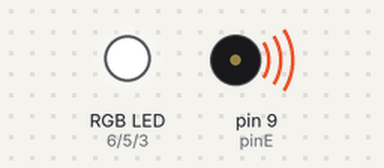
Recording of a sketch running on a simulated Arduino Uno, built with avr-gcc and run on an emulated ATmega328P. On the bench: an RGB LED mixed from three pins (HIGH = lit), buzzer (waves = sounding).

Above: at 0.1 s.
At 11.8 s:
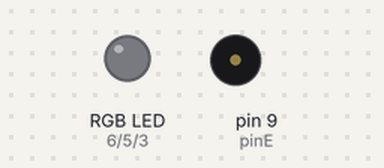
At 22.6 s:
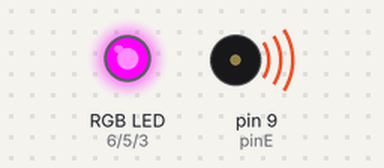
At 34.0 s:
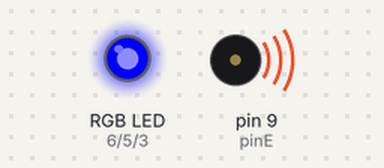
At 36.1 s:
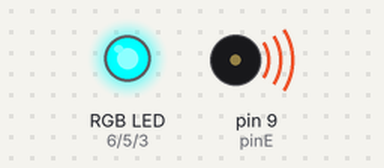
At 37.9 s:
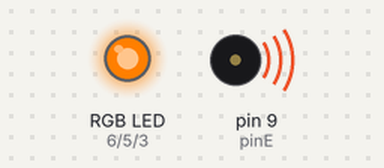
Timing chart, 0 to 40.0 s (numbered marks = the images above):
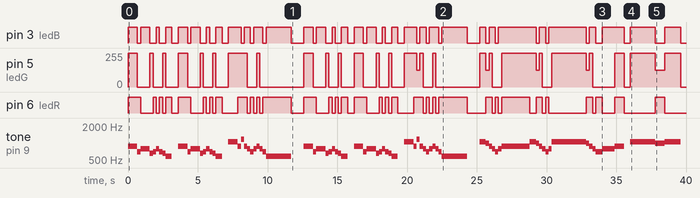

Measured:
- by itself, pin 3 (ledB): LOW → HIGH at 0.00 s, → LOW 0.68 s later, → HIGH 0.23 s later, → LOW 0.68 s later, … (66 changes in this stretch)
- by itself, pin 6 (ledR): LOW → HIGH at 0.00 s, → LOW 0.90 s later, → HIGH 0.90 s later, → LOW 0.23 s later, … (66 changes in this stretch)
- by itself, pin 5 (ledG): 0/255 → 255/255 at 0.00 s, → 0/255 0.68 s later, → 255/255 0.90 s later, → 0/255 0.23 s later, … (52 changes in this stretch)
- by itself, tone on pin 9 (pinE): plays 880 Hz for 0.68 s, 698 Hz for 0.23 s, 783 Hz for 0.68 s, 659 Hz for 0.23 s, 698 Hz for 0.23 s, 783 Hz for 0.23 s … (81 notes in this stretch)

The sketch:

Buzzer_Ben10.ino
```cpp
// octava 4
int do4 = 523;
int doS4 = 554;
int re4 = 587;
int reS4 = 622;
int mi4 = 659;
int fa4 = 698;
int faS4 = 739;
int sol4 = 783;
int solS4 = 830;
int la4 = 880;
int laS4 = 932;
int si4 = 987;
// octava 5
int do5 = 1046;
int doS5 = 1108;
int re5 = 1174;
int reS5 = 1244;
int mi5 = 1318;
int fa5 = 1396;
int faS5 = 1479;
int sol5 = 1567;
int solS5 = 1661;
int la5 = 1760;
int laS5 = 1864;
int si5 = 1975;

//tiempos ( son a consideracion del artista )
double redonda = 1800;
double blanca = redonda / 2; // la mitad de la redonda
double negra = redonda / 4; // la cuarta parte de la redonda
double corchea = redonda / 8; // la octava parte de la redonda
double semicorchea = redonda / 16; // tambien llamada doble corchea y es la dieciseisava parte de una redonda
double fusa = redonda / 32; // tambien llamada triple corchea y es la treintaidosava parte de una redonda
double semifusa = redonda / 64; //  tambien llamada cuadruple corchea y es la sesentaicuatroava parte de una redonda

//Led RGB
int ledR = 6;
int ledG = 5;
int ledB = 3;
//Buzzer
int pinE = 9;

void setup() {
  pinMode(pinE,OUTPUT);
  Serial.begin(9600);
  pinMode(pinE, OUTPUT);
  pinMode(ledR, OUTPUT);
  pinMode(ledG, OUTPUT);
  pinMode(ledB, OUTPUT);

}

void enciedeLedRGB(int rojo,int verde, int azul){

  analogWrite(ledR, rojo);
  analogWrite(ledG, verde);
  analogWrite(ledB, azul);

}

void loop() {

  color(1);
  tone(pinE, la4, negra); delay(negra);
  tone(pinE, la4, corchea); delay(corchea);
  color(2);
  tone(pinE, fa4, corchea); delay(corchea);
  color(3);
  tone(pinE, sol4, corchea); delay(corchea);
  tone(pinE, sol4, corchea); delay(corchea);
  tone(pinE, sol4, corchea); delay(corchea);
  color(4);
  tone(pinE, mi4, corchea); delay(corchea);
  color(2);
  tone(pinE, fa4, corchea); delay(corchea);
  color(3);
  tone(pinE, sol4, corchea); delay(corchea);
  color(2);
  tone(pinE, fa4, corchea); delay(corchea);
  color(4);
  tone(pinE, mi4, corchea); delay(corchea);
  color(5);
  tone(pinE, re4, negra); delay(negra);
  color(0);
  delay(negra);
  color(1);
  tone(pinE, la4, corchea); delay(corchea);
  tone(pinE, la4, corchea); delay(corchea);
  tone(pinE, la4, corchea); delay(corchea);
  color(2);
  tone(pinE, fa4, corchea); delay(corchea);
  color(3);
  tone(pinE, sol4, corchea); delay(corchea);
  tone(pinE, sol4, corchea); delay(corchea);
  tone(pinE, sol4, corchea); delay(corchea);
  color(4);
  tone(pinE, mi4, corchea); delay(corchea);
  color(2);
  tone(pinE, fa4, corchea); delay(corchea);
  color(3);
  tone(pinE, sol4, corchea); delay(corchea);
  color(2);
  tone(pinE, fa4, corchea); delay(corchea);
  color(4);
  tone(pinE, mi4, corchea); delay(corchea);
  color(5);
  tone(pinE, re4, negra); delay(negra);
  color(0);
  delay(negra);
  color(6);
  tone(pinE, do5, corchea); delay(corchea);
  tone(pinE, do5, corchea); delay(corchea);
  tone(pinE, do5, corchea); delay(corchea);
  color(1);
  tone(pinE, la4, corchea); delay(corchea);
  color(7);
  tone(pinE, re5, corchea); delay(corchea);
  color(1);
  tone(pinE, la4, corchea); delay(corchea);
  color(3);
  tone(pinE, sol4, corchea); delay(corchea);
  color(2);
  tone(pinE, fa4, corchea); delay(corchea);

  color(3);
  tone(pinE, sol4, corchea); delay(corchea);
  color(1);
  tone(pinE, la4, corchea); delay(corchea);
  color(3);
  tone(pinE, sol4, corchea); delay(corchea);
  color(2);
  tone(pinE, fa4, corchea); delay(corchea);
  color(5);
  tone(pinE, re4, negra); delay(negra);
  tone(pinE, re4, negra); delay(negra);
  tone(pinE, re4, blanca); delay(blanca);
  color(0);
  delay(blanca);
  color(1);
  tone(pinE, la4, negra); delay(negra);
  tone(pinE, la4, corchea); delay(corchea);
  color(2);
  tone(pinE, fa4, corchea); delay(corchea);
  color(3);
  tone(pinE, sol4, corchea); delay(corchea);
  tone(pinE, sol4, corchea); delay(corchea);
  tone(pinE, sol4, corchea); delay(corchea);
  color(4);
  tone(pinE, mi4, corchea); delay(corchea);
  color(2);
  tone(pinE, fa4, corchea); delay(corchea);
  color(3);
  tone(pinE, sol4, corchea); delay(corchea);
  color(2);
  tone(pinE, fa4, corchea); delay(corchea);
  color(4);
  tone(pinE, mi4, corchea); delay(corchea);
  color(5);
  tone(pinE, re4, negra); delay(negra);
  color(0);
  delay(negra);
  color(1);
  tone(pinE, la4, corchea); delay(corchea);
  tone(pinE, la4, corchea); delay(corchea);
  tone(pinE, la4, corchea); delay(corchea);
  color(2);
  tone(pinE, fa4, corchea); delay(corchea);
  color(3);
  tone(pinE, sol4, corchea); delay(corchea);
  tone(pinE, sol4, corchea); delay(corchea);
  tone(pinE, sol4, corchea); delay(corchea);
  color(4);
  tone(pinE, mi4, corchea); delay(corchea);
  color(2);
  tone(pinE, fa4, corchea); delay(corchea);
  color(3);
  tone(pinE, sol4, corchea); delay(corchea);
  color(2);
  tone(pinE, fa4, corchea); delay(corchea);
  color(4);
  tone(pinE, mi4, corchea); delay(corchea);
  color(5);
  tone(pinE, re4, negra); delay(negra);
  color(0);
  delay(negra);

  color(6);
  tone(pinE, do5, corchea); delay(corchea);
  tone(pinE, do5, corchea); delay(corchea);
  tone(pinE, do5, corchea); delay(corchea);
  color(1);
  tone(pinE, la4, corchea); delay(corchea);
  color(8);
  tone(pinE, re5, corchea); delay(corchea);
  color(1);
  tone(pinE, la4, corchea); delay(corchea);
  color(3);
  tone(pinE, sol4, corchea); delay(corchea);
  color(2);
  tone(pinE, fa4, corchea); delay(corchea);
  color(3);
  tone(pinE, sol4, corchea); delay(corchea);
  color(1);
  tone(pinE, la4, corchea); delay(corchea);
  color(3);
  tone(pinE, sol4, corchea); delay(corchea);
  color(2);
  tone(pinE, fa4, corchea); delay(corchea);
  color(5);
  tone(pinE, re4, negra); delay(negra);
  tone(pinE, re4, negra); delay(negra);
  tone(pinE, re4, blanca); delay(blanca);
  color(0);
  delay(blanca);
  color(6);
  tone(pinE, do5, negra); delay(negra);
  color(8);
  tone(pinE, si4, corchea); delay(corchea);
  color(1);
  tone(pinE, la4, corchea); delay(corchea);
  color(3);
  tone(pinE, sol4, corchea); delay(corchea);
  color(2);
  tone(pinE, fa4, corchea); delay(corchea);
  color(3);
  tone(pinE, sol4, corchea); delay(corchea);
  color(1);
  tone(pinE, la4, corchea); delay(corchea);
  tone(pinE, la4, corchea); delay(corchea);
  tone(pinE, la4, negra); delay(negra);
  tone(pinE, la4, corchea); delay(corchea);
  tone(pinE, la4, blanca); delay(blanca);
  color(6);
  tone(pinE, do5, negra); delay(negra);
  color(8);
  tone(pinE, si4, corchea); delay(corchea);
  color(1);
  tone(pinE, la4, corchea); delay(corchea);
  color(3);
  tone(pinE, sol4, corchea); delay(corchea);
  color(2);
  tone(pinE, fa4, corchea); delay(corchea);
  color(3);
  tone(pinE, sol4, corchea); delay(corchea);
  color(6);
  tone(pinE, do5, corchea); delay(corchea);

  tone(pinE, do5, corchea); delay(corchea);
  tone(pinE, do5, negra); delay(negra);
  tone(pinE, do5, corchea); delay(corchea);
  tone(pinE, do5, blanca); delay(blanca);
  tone(pinE, do5, negra); delay(negra);
  color(8);
  tone(pinE, si4, corchea); delay(corchea);
  color(1);
  tone(pinE, la4, corchea); delay(corchea);
  color(3);
  tone(pinE, sol4, corchea); delay(corchea);
  color(2);
  tone(pinE, fa4, corchea); delay(corchea);
  tone(pinE, fa4, corchea); delay(corchea);
  color(3);
  tone(pinE, sol4, corchea); delay(corchea);
  tone(pinE, sol4, corchea); delay(corchea);
  tone(pinE, sol4, corchea); delay(corchea);
  tone(pinE, sol4, corchea); delay(corchea);
  color(1);
  tone(pinE, la4, corchea); delay(corchea);
  tone(pinE, la4, negra); delay(negra);
  color(0);
  delay(negra);
  color(6);
  tone(pinE, do5, corchea); delay(corchea);
  tone(pinE, do5, corchea); delay(corchea);
  tone(pinE, do5, corchea); delay(corchea);
  tone(pinE, do5, corchea); delay(corchea);
  tone(pinE, do5, corchea); delay(corchea);
  tone(pinE, do5, corchea); delay(corchea);
  tone(pinE, do5, corchea); delay(corchea);
  tone(pinE, do5, corchea); delay(corchea);
  color(8);
  tone(pinE, si4, corchea); delay(corchea);
  tone(pinE, si4, negra); delay(negra);
  color(6);
  tone(pinE, do5, corchea); delay(corchea);//talves sea sin delay
  tone(pinE, do5, blanca); delay(blanca);

  color(0);
  delay(5000);

}

void color(int opcion){

    switch(opcion){
      case 1:{
              //para blanco
              enciedeLedRGB(255,255,255);
              break;}
      case 2:{
              //para rojo
              enciedeLedRGB(255,0,0);
              break;}
      case 3:{
              //para azul
              enciedeLedRGB(0,0,255);
              break;}
      case 4:{
              //para verde
              enciedeLedRGB(0,255,0);
              break;}
      case 5:{
              //para rosa
              enciedeLedRGB(255,0,255);
              break;}
      case 6:{
              //para cian
              enciedeLedRGB(0,255,255);
              break;}
      case 7:{
              //para amarillo
              enciedeLedRGB(255,255,0);
              break;}
      case 8:{
              //para naraja
              enciedeLedRGB(255,127,0);
              break;}
      default:{
              //para negro
              enciedeLedRGB(0,0,0);
              break;}
    }

  }
```
